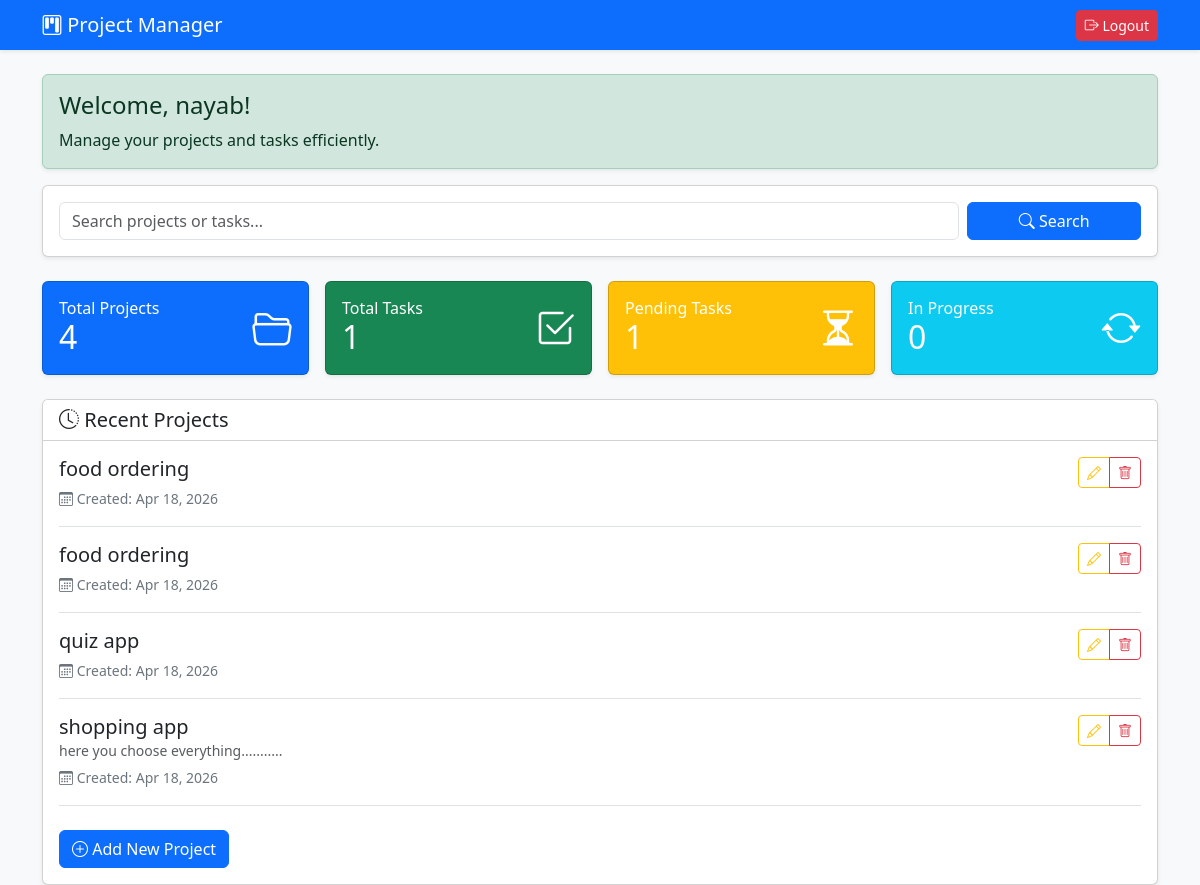
The app's page / (signed in) with its own data.
### core/models.py (models this page shows, shortened)
class Project(models.Model):
    name = models.CharField(max_length=200)
    description = models.TextField(blank=True)
    user = models.ForeignKey(User, on_delete=models.CASCADE)
    created_at = models.DateTimeField(auto_now_add=True)

### core/views.py (the view, shortened to what this page needs)
# urls.py: path('', views.dashboard, name='dashboard'),
@login_required(login_url='login')
def dashboard(request):
    projects = Project.objects.filter(user=request.user)
    tasks = Task.objects.filter(project__user=request.user)
    search_query = request.GET.get('search', '')
    total_projects = projects.count()
    total_tasks = tasks.count()
    pending_tasks = tasks.filter(status='pending').count()
    in_progress_tasks = tasks.filter(status='in_progress').count()
    completed_tasks = tasks.filter(status='completed').count()
    recent_projects = projects.order_by('-created_at')[:5]
    search_projects_count = total_projects
    search_tasks_count = total_tasks
    context = {
        'projects': projects,
        'total_projects': total_projects,
        'total_tasks': total_tasks,
        'pending_tasks': pending_tasks,
        'in_progress_tasks': in_progress_tasks,
        'completed_tasks': completed_tasks,
        'recent_projects': recent_projects,
        'search_query': search_query,
        'search_projects_count': search_projects_count,
        'search_tasks_count': search_tasks_count,
    }
    return render(request, 'core/dashboard.html', context)

### core/templates/core/dashboard.html (shortened to what this page needs)
<!DOCTYPE html>
<html lang="en">
<head>
    <link href="https://cdn.jsdelivr.net/npm/bootstrap@5.3.0/dist/css/bootstrap.min.css" rel="stylesheet">
    <link rel="stylesheet" href="https://cdn.jsdelivr.net/npm/bootstrap-icons@1.11.0/font/bootstrap-icons.css">
</head>
<body class="bg-light">
    <nav class="navbar navbar-dark bg-primary shadow-sm">
        <div class="container">
            <span class="navbar-brand h1 mb-0">
                <i class="bi bi-kanban"></i> Project Manager
            </span>
            <a href="{% url 'logout' %}" class="btn btn-danger btn-sm">
                <i class="bi bi-box-arrow-right"></i> Logout
            </a>
        </div>
    </nav>
    <div class="container mt-4">
        <div class="alert alert-success shadow-sm">
            <h4 class="alert-heading">Welcome, {{ user.username }}! </h4>
            <p class="mb-0">Manage your projects and tasks efficiently.</p>
        </div>
        <div class="card shadow-sm mb-4">
            <div class="card-body">
                <form method="GET" class="row g-2">
                    <div class="col-md-10">
                        <input type="text" name="search" class="form-control"
                               placeholder="Search projects or tasks..." value="{{ search_query }}">
                    </div>
                    <div class="col-md-2">
                        <button type="submit" class="btn btn-primary w-100">
                            <i class="bi bi-search"></i> Search
                        </button>
                    </div>
                </form>
            </div>
        </div>
        <div class="row g-3 mb-4">
            <div class="col-md-3">
                <div class="card bg-primary text-white shadow-sm">
                    <div class="card-body">
                        <div class="d-flex justify-content-between align-items-center">
                            <div>
                                <h6 class="card-title mb-0">Total Projects</h6>
                                <h2 class="mb-0">{{ total_projects }}</h2>
                            </div>
                            <i class="bi bi-folder2-open fs-1"></i>
                        </div>
                    </div>
                </div>
            </div>
            <div class="col-md-3">
                <div class="card bg-success text-white shadow-sm">
                    <div class="card-body">
                        <div class="d-flex justify-content-between align-items-center">
                            <div>
                                <h6 class="card-title mb-0">Total Tasks</h6>
                                <h2 class="mb-0">{{ total_tasks }}</h2>
                            </div>
                            <i class="bi bi-check2-square fs-1"></i>
                        </div>
                    </div>
                </div>
            </div>
            <div class="col-md-3">
                <div class="card bg-warning text-white shadow-sm">
                    <div class="card-body">
                        <div class="d-flex justify-content-between align-items-center">
                            <div>
                                <h6 class="card-title mb-0">Pending Tasks</h6>
                                <h2 class="mb-0">{{ pending_tasks }}</h2>
                            </div>
                            <i class="bi bi-hourglass-split fs-1"></i>
                        </div>
                    </div>
                </div>
            </div>
            <div class="col-md-3">
                <div class="card bg-info text-white shadow-sm">
                    <div class="card-body">
                        <div class="d-flex justify-content-between align-items-center">
                            <div>
                                <h6 class="card-title mb-0">In Progress</h6>
                                <h2 class="mb-0">{{ in_progress_tasks }}</h2>
                            </div>
                            <i class="bi bi-arrow-repeat fs-1"></i>
                        </div>
                    </div>
                </div>
            </div>
        </div>
        <div class="card shadow-sm">
            <div class="card-header bg-white">
                <h5 class="mb-0">
                    <i class="bi bi-clock-history"></i> Recent Projects
                </h5>
            </div>
            <div class="card-body">
                {% for project in recent_projects %}
                    <div class="border-bottom pb-3 mb-3">
                        <div class="d-flex justify-content-between align-items-start">
                            <div>
                                <a href="{% url 'project_detail' project.id %}" class="h5 text-decoration-none">
                                    {{ project.name }}
                                </a>
                                <p class="text-muted mb-1 small">{{ project.description|truncatechars:100 }}</p>
                                <small class="text-secondary">
                                    <i class="bi bi-calendar3"></i> Created: {{ project.created_at|date:"M d, Y" }}
                                </small>
                            </div>
                            <div class="btn-group">
                                <a href="{% url 'edit_project' project.id %}" class="btn btn-sm btn-outline-warning">
                                    <i class="bi bi-pencil"></i>
                                </a>
                                <a href="{% url 'delete_project' project.id %}" class="btn btn-sm btn-outline-danger">
                                    <i class="bi bi-trash"></i>
                                </a>
                            </div>
                        </div>
                    </div>
                {% empty %}
                    <div class="text-center py-4">
                        <i class="bi bi-inbox fs-1 text-muted"></i>
                        <p class="text-muted mt-2">No projects yet.</p>
                        <a href="{% url 'add_project' %}" class="btn btn-primary">Create Your First Project</a>
                    </div>
                {% endfor %}
                <a href="{% url 'add_project' %}" class="btn btn-primary mt-2">
                    <i class="bi bi-plus-circle"></i> Add New Project
                </a>
            </div>
        </div>
    </div>
</body>
</html>

### records on screen
Project: name "food ordering", created_at "Apr 18, 2026"
Project: name "food ordering", created_at "Apr 18, 2026"
Project: name "quiz app", created_at "Apr 18, 2026"
Project: name "shopping app", description "here you choose everything...........", created_at "Apr 18, 2026"

### other values on screen
{{ user.username }} "nayab"
{{ total_projects }} "4"
{{ total_tasks }} "1"
{{ pending_tasks }} "1"
{{ in_progress_tasks }} "0"
